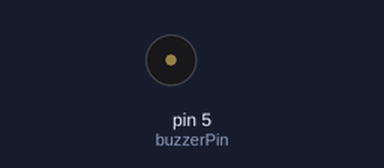
The sketch below on a simulated Arduino Uno, built with avr-gcc and run on an emulated ATmega328P. Shown: buzzer (waves = sounding).

Above: at 0.1 s.
At 0.6 s:
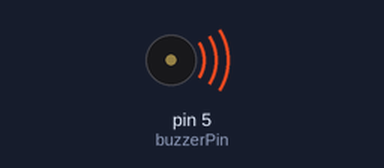
Timing chart, 0 to 2.1 s (numbered marks = the images above):
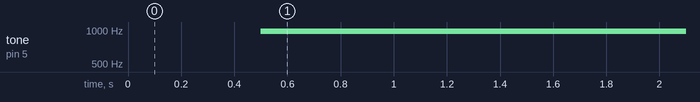

The sketch:

ActiveBuzzer.ino
```cpp
int buzzerPin = 5;  // The PWM pin connected to the buzzer

void setup()
{
  pinMode(buzzerPin, OUTPUT);
}

void loop()
{
  // Play a tone at different loudness levels
  for (int i = 0; i <= 100; i += 10) {
    analogWrite(buzzerPin, i);  // Vary the duty cycle
    delay(500);                 // Delay between changes
  }
}
```

Measured:
- by itself, tone on pin 5 (buzzerPin): silent → 977 Hz at 0.50 s
